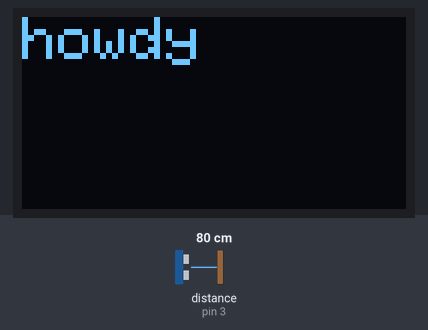
Bench run of a sketch on a simulated Arduino Uno, built with avr-gcc and run on an emulated ATmega328P. On the bench: 128×64 one-colour display. Wiring (inferred from the names in the program): ultrasonic range finder: trigger pin 2; echo pin 3. The inputs (shaded band) are chosen by the test bench; at power-on: distance to the obstacle (sensor on pin 3) 80 cm. The echo pulse lasts 58.3 µs per cm; the display library's start-up logo is not drawn.

Above: at 2.1 s.
At 4.16 s:
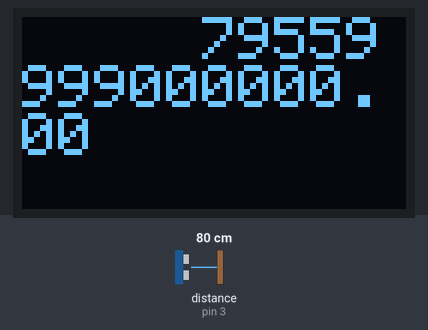
At 80.94 s:
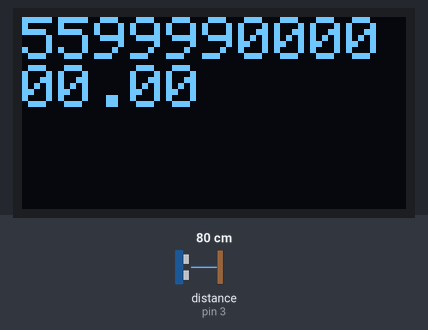

Measured:
- what the display in image 0 shows lasts 2.0 s, from 2.1 s to 4.1 s

The sketch:

lab4c1.ino
```cpp
#include <SPI.h>
#include <Wire.h>
#include <Adafruit_GFX.h>
#include <Adafruit_SSD1306.h>

#define OLED_MOSI 9
#define OLED_CLK 10
#define OLED_DC 11
#define OLED_CS 12
#define OLED_RESET 13
Adafruit_SSD1306 display(OLED_MOSI, OLED_CLK, OLED_DC, OLED_RESET, OLED_CS);

/*
const int pinNum = 13;  // Digital pin where output is being measured
const int period = 50;  // Period
unsigned long time;  // Time placeholder
*/
const int trig = 2;
const int ech = 3;
float time1, time2;
float dist;
unsigned long time;  // Time placeholder
// The setup routine runs once when you press reset:
void setup() {
  pinMode(trig, OUTPUT);  // Set up trigger
  pinMode(ech, INPUT);  // Set up echo
  display.begin(SSD1306_SWITCHCAPVCC);
  display.display();
  delay(2000);
  display.clearDisplay();
  display.setTextSize(2); // sets text size; 1 is small, 2 is medium, and 3 is large.
  display.setTextColor(WHITE);
   display.print("howdy");
  display.display();
  delay(2000); // Pause for 2 seconds
  display.clearDisplay();
}


void loop() {
  digitalWrite(trig, LOW); // Sets trigger low
  delayMicroseconds(10);
  digitalWrite(trig, HIGH); // Sets trigger high after a delay
  delayMicroseconds(10);
  digitalWrite(trig, LOW); // Sets trigger low
  while (digitalRead(ech) == LOW) {} // Wait until echo receives a signal
  time1 = micros();
  while (digitalRead(ech) == HIGH) { // Wait until signal is finished
   if ((micros() - time1) > 24000) { // If the signal time is greater than 24,000us, end the loop
    break;
   }
  }
  time2 = micros();
  dist = 1.7*1e10*(time2-time1); // Calculate the distance from the reflective material
                                          // based on the time of the signal's round trip and the
                                          // speed of sound in air.
  display.clearDisplay(); // Clear the screen
  display.print(String(dist, 2)); // Print the distance
  display.display(); // Display the printed statement on the OLED screen
}
```
